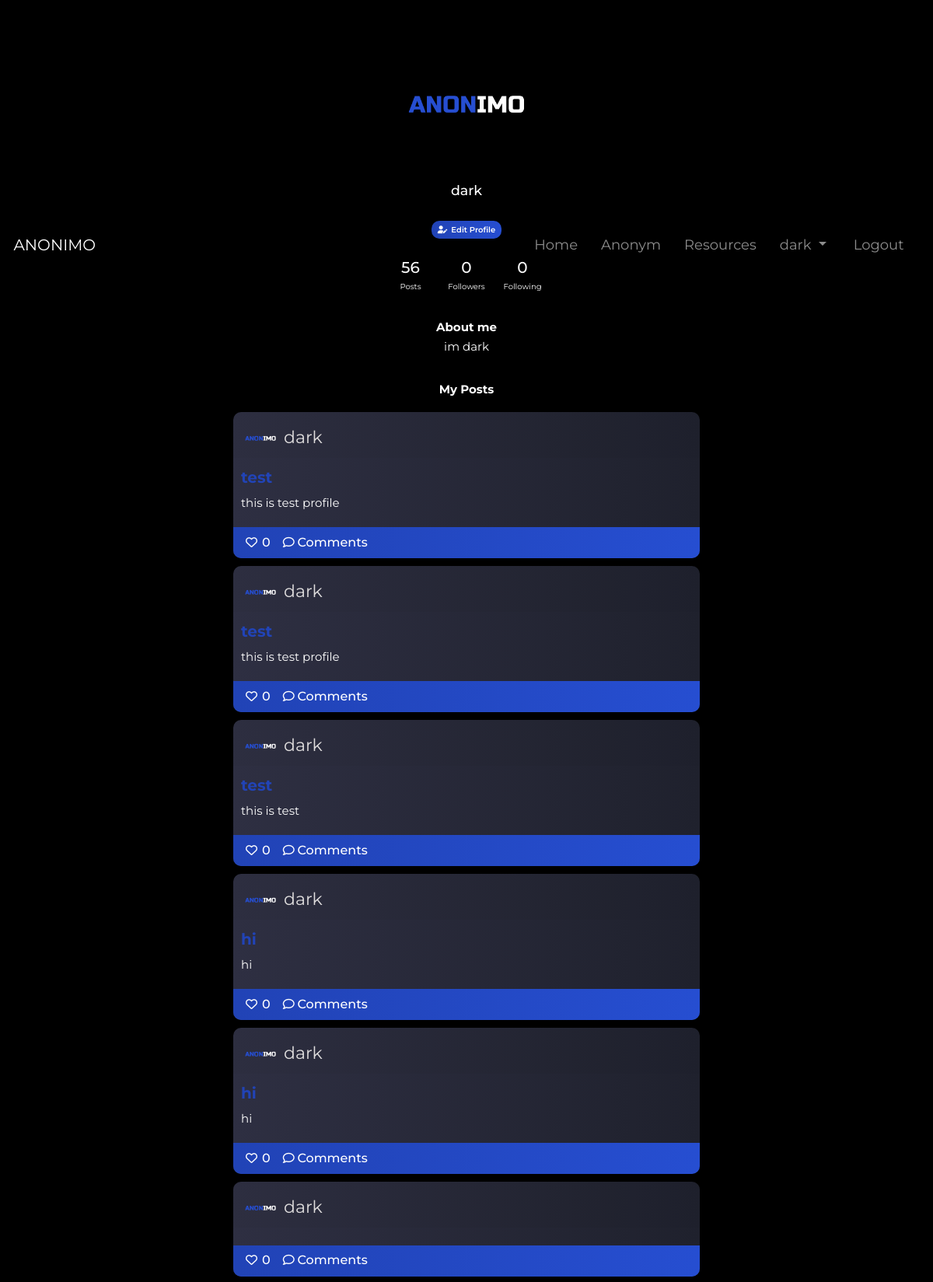
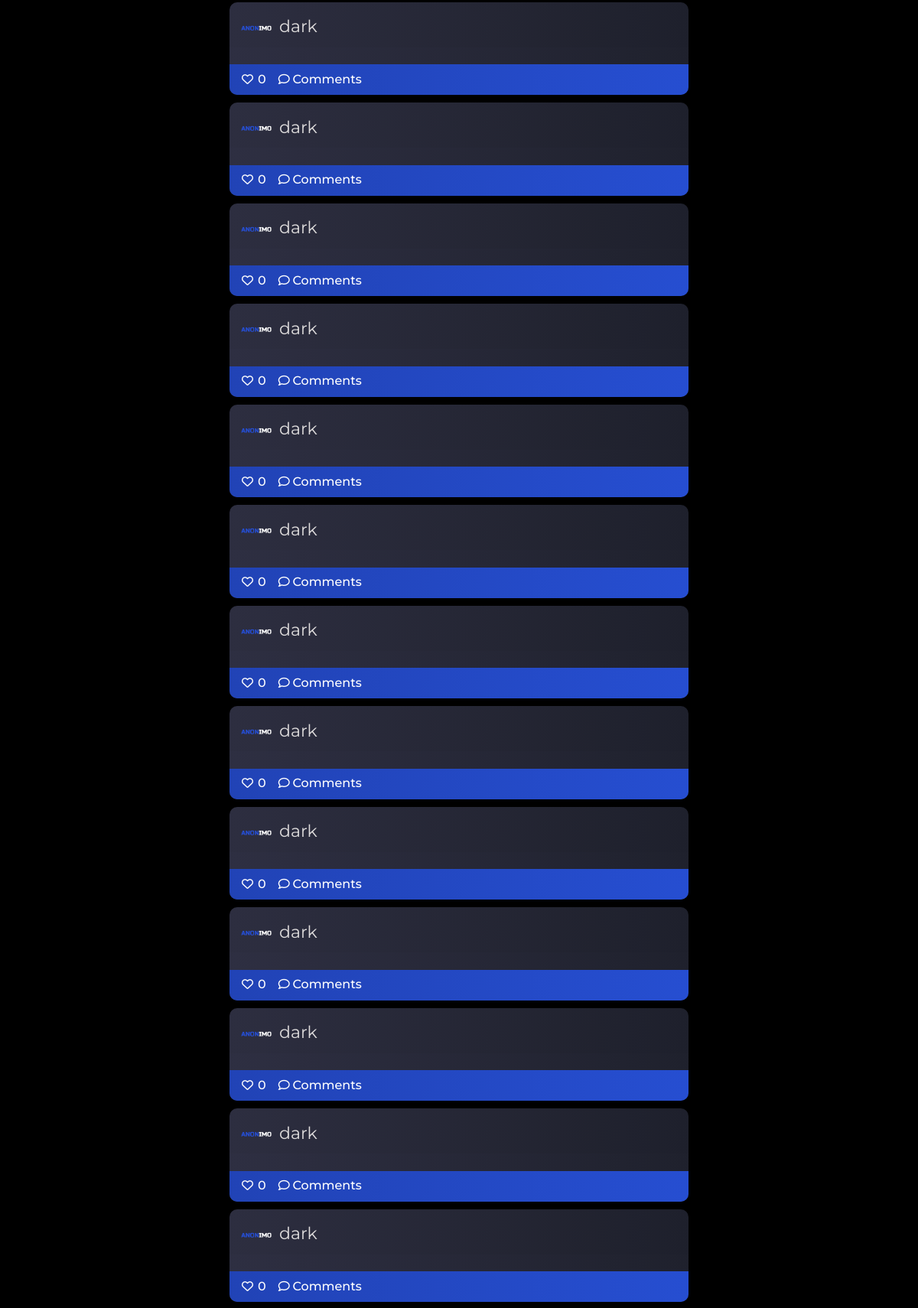
Screenshot of /settings (signed in, upper part) with the database file from the repository (2 pictures, top to bottom).
### home/models.py (models this page shows)
class editProfile(models.Model):
    profile_user=models.ForeignKey(User, blank=True, null=True, on_delete= models.CASCADE, unique=False)
    bio = models.TextField()
    instagram = models.CharField(max_length=155)
    hobbies = models.CharField(max_length=155)
    image = models.ImageField(upload_to=filepath, null=True, blank = True)
    followers = models.ManyToManyField(User, blank=True, related_name="followers")
    key = models.CharField(max_length=150, default=0)
    count_mentalH = models.IntegerField(default=0, max_length=255)

### blogapp/models.py (models this page shows, shortened)
class Post(models.Model):
    sno=models.AutoField(primary_key=True)
    title=models.CharField(max_length=255)
    author=models.ForeignKey(User, blank=True, null=True, on_delete= models.CASCADE)
    body = RichTextField(blank=True, null=True)
    liked = models.ManyToManyField(User,blank=True, related_name='liked')
    slug = models.CharField(max_length=130)
    mentalH = models.CharField(max_length=100, default="suicide")

### home/views.py (the view)
# urls.py: path('settings',views.settings, name='settings'),
def settings(request):
    allPosts = Post.objects.all()
    allProfiles = editProfile.objects.all()
    allPostU = Post.objects.all().filter(author = request.user)
    posts_counts = allPostU.count()
    allProfiles = editProfile.objects.all().filter(profile_user = request.user)
    user_followers = len(FollowersCount.objects.filter(user=request.user))
    user_following = len(FollowersCount.objects.filter(follower= request.user))
    count = allProfiles.count()
    target_id =""
    acc_bal = Bank.objects.get(profile_user=request.user)
    account_bal = acc_bal.account_bal
    if count!=0:
        target_id = allProfiles[0].id
    friend_count = len(FriendRequest.objects.filter(to_user = request.user))
    context = {
        'allPostsU': allPostU,
        'posts_counts': posts_counts,
        'allProfiles':allProfiles,
        'count':count,
        'target_id':target_id,
        'user_followers': user_followers,
        'user_following': user_following,
        'allPosts': allPosts,
        'allProfiles':allProfiles,
        'friend_count':friend_count,
        'account_bal':account_bal,
    }
    return render(request, 'settings.html', context)

### templates/settings.html (shortened to what this page needs)
{% extends 'base.html' %}
{% load static %}
{% block content %}
<link rel ="stylesheet" href="{% static 'css/settings.css' %}">
<link rel="stylesheet" href="https://cdnjs.cloudflare.com/ajax/libs/font-awesome/4.7.0/css/font-awesome.min.css">
{% if count == 0 %}
<br><br><br><br><br>
<center><div class="card mb-3" style="width: 60%;" >
  <img src="{% static "img/Wall post-amico.png" %}" class="card-img-top">
  <div class="card-body">
    <h4 class="card-title">Hey {{request.user}} !</h4>
    <p class="card-text">Seems you have'nt completed your profile, just a few details and you're all set.</p>
    <button id = "btncomplete" type="button" onclick ="window.location.href='/complete'" class="btn btn-primary">Complete</button>
  </div>
</div>
</center>
{% else %}
  {% for profile in allProfiles %}
   <img src="{{profile.image.url}}" alt="" class="profile-img-main" >
   <h3 class="username" style="color: white; text-align: center;">{{ user.username}}</h3>
    <div class="edit-button">
      <button  id = "btnedit" type="submit" class="btn btn-primary" onclick ="window.location.href='/edit/{{target_id}}'"><i class="fas fa-user-edit"><label>Edit Profile</label></i></button>
    </div>
    <div class="content">
      <div class="col">
          <h2>{{posts_counts}}</h2>
          <p>Posts</p>
        </div>
        <div class="col">
          <h2>{{user_followers}}</h2>
          <p>Followers</p>
        </div>
        <div class="col">
          <h2>{{user_following}}</h2>
          <p>Following</p>
        </div>
  </div>
<br>
<div class="about-me">
    <div class="card-about text-center" style="background-color:transparent;">
        <div class="card-body">
            <h4 style="font-weight: 700; color: white;">About me</h4>
         <p style="color: white;">{{profile.bio}}</p>
        </div>
      </div>
</div>
{% endfor %}
<br>
<center><h4 style="font-weight: 700; color: white;">My Posts</h4></center>
<br>
{% for post in allPosts %}
{% if post.author == request.user %}
{% for profile in allProfiles  %}
{% if profile.profile_user == request.user %}
 <div class="card border-primary mb-3 w-50">
 <div class="card-header" style="color: white;">
 <img src="{{profile.image.url}}" alt="" class="profile-img"><a href="/userprofile/{{post.sno}}/{{profile.id}}">{{post.author}}</a> </div>
 {% endif %}
 {% endfor %}
<br>
  <div class="card-body text-white" style="margin-top: -5rem;">
    <h5 class="card-title">{{post.title}}</h5>
    <p class="card-text">{{post.body|safe}}</p>
  </div>
  <div class="card-footer bg-transparent border-primary">
    <div class="row-icons">
      <div class="column">
      <form action="{% url 'like-post'%}" method='POST'>
      {% if user not in post.liked.all%}
          <button type="submit" id="icons"><i class="far fa-heart"></i></button><label id="labels">{{post.liked.all.count}}</label>
      {% else %}
           <button type="submit" id="icons"><i class="fas fa-heart"></i></button><label id="labels">{{post.liked.all.count}}</label>
      {% endif %}
      </form>
      </div>
      <div class="column">
        <button type="comment" id="icons"><i class="far fa-comment"> <a href="anonym/{{post.sno}} " style="text-decoration: none;font-family: 'Montserrat' !important; font-size:16px; color: white; font-weight:500;"> Comments</a></i></button>
    </div>
    </div>
    </div>
</div>
{% endif %}
{% endfor %}
{% endif %}
{% endblock content %}

### templates/base.html (shortened to what this page needs)
{% load static %}
<!DOCTYPE html>
<html lang="en">
  <head>
    <link
      href="https://cdn.jsdelivr.net/npm/bootstrap@5.0.2/dist/css/bootstrap.min.css"
      rel="stylesheet" href="{% static 'css/base.css' %}"
    />
  </head>
<nav class="navbar fixed-top navbar-expand-lg navbar-dark p-md-3">
    <div class="container-fluid" style="background:background: linear-gradient(to left, rgb(31, 33, 45), rgb(46, 47, 66)) !important;">
      <a class="navbar-brand" style="font-size: 2rem;" href="/">ANONIMO</a>
      <div class="collapse navbar-collapse" id="navbarSupportedContent">
        <ul class="navbar-nav ms-auto mb-2 mb-lg-0">
          <li class="nav-item">
            <a
              class="nav-link {% block homepage %}{% endblock homepage %} px-4"
              aria-current="page"
              href="/"
              >Home</a
            >
          </li>
          <li class="nav-item">
            <a
              class=" nav-link px-4 {% block anonympage %}{% endblock anonympage   %} " href="/anonym">Anonym</a >
          </li>
          <li class="nav-item">
            <a
              class="nav-link px-4 {% block resourcespage %}{% endblock resourcespage   %}" href="/resources">Resources</a>
          </li>
          {% if user.is_authenticated %}
          <li class="nav-item dropdown">
            <a
              class="
                nav-link
                dropdown-toggle
                px-4
                {%
                block
                profilepage
                %}{%
                endblock
                profilepage
                %}
              "
              href="/profile"
              id="navbarDropdown"
              role="button"
              data-bs-toggle="dropdown"
              aria-expanded="false"
            >
              {{request.user.username}}
            </a>
          </li>
          {% endif %}
          {% if user.is_authenticated %}
          <li class="nav-item px-4">
            <a class="nav-link {% block logoutpage %}{% endblock logoutpage %}"href="/logout">Logout</a>
          {% else %}
          <li class="nav-item px-4">
            <a class="nav-link {% block loginpage %}{% endblock loginpage %}" href="/login">Login</a>
          </li>
          {% endif %}
        </ul>
      </div>
    </div>
  </nav>
  <body style="background-color: #000">
    {% block content %} {% endblock content %}
  </body>
</html>

### static/css/settings.css (style rules this page uses)
html { font-size: 62.5%; }
* { font-family: 'Montserrat', sans-serif; }
body { background-repeat: no-repeat; }
.navbar { position: fixed; height: 7%; }
.profile-img-main { margin-top: 5%; width: 15rem; height: 15rem; border-radius: 50%; object-fit: cover; object-position: center right ; display: block; margin-left: auto; margin-right: auto; }
.profile-img { width: 4rem; height: 4rem; border-radius: 50%; float: left; margin-right: 1rem; margin-left: 0.7rem; margin-top: 0.4rem; object-fit: cover; object-position: center right; }
#btnedit { border-radius: 1rem; background-image: linear-gradient(to left,#264ed1,#2143b6); border: none; font-weight: 600; font-family: 'Montserrat', sans-serif; margin-top: 2%; margin-bottom: 2%; }
#btnedit label { font-weight: 600 !important; margin-left: 0.5rem; color: white; cursor: pointer; font-family: 'Montserrat', sans-serif; }
.card-title { color: transparent; background-image: linear-gradient(to left,#264ed1,#2143b6); -webkit-background-clip: text; font-size: 2rem; margin-top: 2rem; font-weight: bold; }
.column { float: left; width: auto; padding: 0rem; height: 3rem; background-color: transparent; }
#icons { display: inline-block; color: white; background-color: #0000; border: none; margin-top: 0.25rem; }
.card { min-height: 10rem; border-radius: 1rem !important; border: none !important; font-size: 1.5rem; margin: auto; background-image: linear-gradient(to left,#1f212d,#2e2f42); color: white; }
.card-footer { background-image: linear-gradient(to left,#264ed1,#2143b6) !important; border-radius: 0rem 0rem 1rem 1rem !important; border: none !important; }
.card-header { border: none !important; font-size:2.2rem; margin-bottom: 1rem; padding-left: 0.8rem; padding-top: 1rem; }
.card-header a { color: #e0dede; font-size: 2.2rem; text-decoration: none; margin-top: 1%; float: left; }
#labels { color: white; background-color: #0000; font-size:1.6rem; padding: 0rem 1rem 0rem 0rem; font-weight: 500; }
.border-primary { border: none; background-image: linear-gradient(to left,#1f212d,#2e2f42); }
.about-me { width: 50%; margin: auto; font-size: 1.5rem; }
.edit-button { display: flex; justify-content: center; }
.username { margin-top: 2%; }
.content { color:white; display: flex; width: 18%; margin: auto; }
.col { text-align: center; float: left; padding: 0.1rem; }

### templates/base.html (style rules this page uses)
body { background-color: linear-gradient(147deg, #2e2f42 0%, black 60%) !important; background-repeat: no-repeat; background-size:cover !important; }
nav { border-radius: 0px 0px 20px 20px; font-size: 18px !important; }

### rows the page displays
editProfile: image (picture), posts_counts "56", user_followers "0", user_following "0", bio "im dark"
Post: author "dark", body "this is test profile", liked.all.count "0"
Post: author "dark", body "this is test profile", liked.all.count "0"
Post: author "dark", body "this is test", liked.all.count "0"
Post: author "dark", body "hi", liked.all.count "0"
Post: author "dark", body "hi", liked.all.count "0"
Post: author "dark", liked.all.count "0"
Post: author "dark", liked.all.count "0"
Post: author "dark", liked.all.count "0"
Post: author "dark", liked.all.count "0"
Post: author "dark", liked.all.count "0"
Post: author "dark", liked.all.count "0"
Post: author "dark", liked.all.count "0"
Post: author "dark", liked.all.count "0"
Post: author "dark", liked.all.count "0"
Post: author "dark", liked.all.count "0"
Post: author "dark", liked.all.count "0"
Post: author "dark", liked.all.count "0"
Post: author "dark", liked.all.count "0"
Post: author "dark", liked.all.count "0"

### other values shown
{{ request.user.username }} "dark"
{{ user.username }} "dark"
